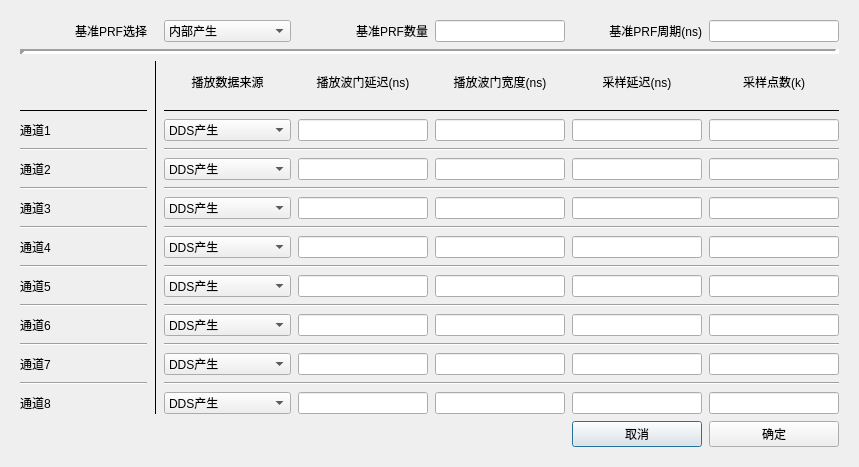
<?xml version="1.0" encoding="UTF-8"?>
<ui version="4.0">
 <class>Dialog</class>
 <widget class="QDialog" name="Dialog">
  <property name="geometry">
   <rect>
    <x>0</x>
    <y>0</y>
    <width>859</width>
    <height>467</height>
   </rect>
  </property>
  <property name="windowTitle">
   <string>Dialog</string>
  </property>
  <layout class="QVBoxLayout" name="verticalLayout">
   <item>
    <layout class="QGridLayout" name="gridLayout">
     <item row="0" column="0" colspan="2">
      <widget class="QFrame" name="gridFrame_2">
       <property name="minimumSize">
        <size>
         <width>0</width>
         <height>150</height>
        </size>
       </property>
       <layout class="QGridLayout" name="gridLayout_2">
        <item row="0" column="0">
         <layout class="QGridLayout" name="gridLayout_5" columnstretch="0,0,0,0,0,0,0">
          <property name="spacing">
           <number>7</number>
          </property>
          <item row="12" column="5">
           <widget class="QLineEdit" name="txt_sampling_delay_4">
            <property name="maximumSize">
             <size>
              <width>130</width>
              <height>16777215</height>
             </size>
            </property>
           </widget>
          </item>
          <item row="0" column="6">
           <widget class="QLineEdit" name="txt_prf_cyc">
            <property name="maximumSize">
             <size>
              <width>130</width>
              <height>16777215</height>
             </size>
            </property>
           </widget>
          </item>
          <item row="8" column="4">
           <widget class="QLineEdit" name="txt_gate_width_2">
            <property name="maximumSize">
             <size>
              <width>130</width>
              <height>16777215</height>
             </size>
            </property>
           </widget>
          </item>
          <item row="14" column="4">
           <widget class="QLineEdit" name="txt_gate_width_5">
            <property name="maximumSize">
             <size>
              <width>130</width>
              <height>16777215</height>
             </size>
            </property>
           </widget>
          </item>
          <item row="10" column="2">
           <widget class="QComboBox" name="select_source_3">
            <property name="maximumSize">
             <size>
              <width>130</width>
              <height>16777215</height>
             </size>
            </property>
            <item>
             <property name="text">
              <string>DDS产生</string>
             </property>
            </item>
            <item>
             <property name="text">
              <string>RAM预置</string>
             </property>
            </item>
            <item>
             <property name="text">
              <string>DDS调制</string>
             </property>
            </item>
           </widget>
          </item>
          <item row="4" column="4">
           <widget class="QLineEdit" name="txt_gate_width_0">
            <property name="maximumSize">
             <size>
              <width>130</width>
              <height>16777215</height>
             </size>
            </property>
           </widget>
          </item>
          <item row="14" column="3">
           <widget class="QLineEdit" name="txt_gate_delay_5">
            <property name="maximumSize">
             <size>
              <width>130</width>
              <height>16777215</height>
             </size>
            </property>
           </widget>
          </item>
          <item row="2" column="4">
           <widget class="QLabel" name="label_16">
            <property name="text">
             <string>播放波门宽度(ns)</string>
            </property>
            <property name="alignment">
             <set>Qt::AlignCenter</set>
            </property>
           </widget>
          </item>
          <item row="2" column="3">
           <widget class="QLabel" name="label_15">
            <property name="text">
             <string>播放波门延迟(ns)</string>
            </property>
            <property name="alignment">
             <set>Qt::AlignCenter</set>
            </property>
           </widget>
          </item>
          <item row="18" column="0">
           <widget class="QLabel" name="label_45">
            <property name="text">
             <string>通道8</string>
            </property>
           </widget>
          </item>
          <item row="2" column="6">
           <widget class="QLabel" name="label_18">
            <property name="text">
             <string>采样点数(k)</string>
            </property>
            <property name="alignment">
             <set>Qt::AlignCenter</set>
            </property>
           </widget>
          </item>
          <item row="7" column="0">
           <widget class="Line" name="line_3">
            <property name="orientation">
             <enum>Qt::Horizontal</enum>
            </property>
           </widget>
          </item>
          <item row="8" column="6">
           <widget class="QLineEdit" name="txt_sampling_points_2">
            <property name="maximumSize">
             <size>
              <width>130</width>
              <height>16777215</height>
             </size>
            </property>
           </widget>
          </item>
          <item row="7" column="2" colspan="5">
           <widget class="Line" name="line_10">
            <property name="orientation">
             <enum>Qt::Horizontal</enum>
            </property>
           </widget>
          </item>
          <item row="8" column="2">
           <widget class="QComboBox" name="select_source_2">
            <property name="maximumSize">
             <size>
              <width>130</width>
              <height>16777215</height>
             </size>
            </property>
            <item>
             <property name="text">
              <string>DDS产生</string>
             </property>
            </item>
            <item>
             <property name="text">
              <string>RAM预置</string>
             </property>
            </item>
            <item>
             <property name="text">
              <string>DDS调制</string>
             </property>
            </item>
           </widget>
          </item>
          <item row="6" column="6">
           <widget class="QLineEdit" name="txt_sampling_points_1">
            <property name="maximumSize">
             <size>
              <width>130</width>
              <height>16777215</height>
             </size>
            </property>
           </widget>
          </item>
          <item row="11" column="2" colspan="5">
           <widget class="Line" name="line_32">
            <property name="orientation">
             <enum>Qt::Horizontal</enum>
            </property>
           </widget>
          </item>
          <item row="13" column="2" colspan="5">
           <widget class="Line" name="line_33">
            <property name="orientation">
             <enum>Qt::Horizontal</enum>
            </property>
           </widget>
          </item>
          <item row="10" column="0">
           <widget class="QLabel" name="label_4">
            <property name="text">
             <string>通道4</string>
            </property>
           </widget>
          </item>
          <item row="6" column="2">
           <widget class="QComboBox" name="select_source_1">
            <property name="maximumSize">
             <size>
              <width>130</width>
              <height>16777215</height>
             </size>
            </property>
            <item>
             <property name="text">
              <string>DDS产生</string>
             </property>
            </item>
            <item>
             <property name="text">
              <string>RAM预置</string>
             </property>
            </item>
            <item>
             <property name="text">
              <string>DDS调制</string>
             </property>
            </item>
           </widget>
          </item>
          <item row="6" column="5">
           <widget class="QLineEdit" name="txt_sampling_delay_1">
            <property name="maximumSize">
             <size>
              <width>130</width>
              <height>16777215</height>
             </size>
            </property>
           </widget>
          </item>
          <item row="17" column="0">
           <widget class="Line" name="line_8">
            <property name="orientation">
             <enum>Qt::Horizontal</enum>
            </property>
           </widget>
          </item>
          <item row="4" column="6">
           <widget class="QLineEdit" name="txt_sampling_points_0">
            <property name="maximumSize">
             <size>
              <width>130</width>
              <height>16777215</height>
             </size>
            </property>
           </widget>
          </item>
          <item row="10" column="3">
           <widget class="QLineEdit" name="txt_gate_delay_3">
            <property name="maximumSize">
             <size>
              <width>130</width>
              <height>16777215</height>
             </size>
            </property>
           </widget>
          </item>
          <item row="10" column="5">
           <widget class="QLineEdit" name="txt_sampling_delay_3">
            <property name="maximumSize">
             <size>
              <width>130</width>
              <height>16777215</height>
             </size>
            </property>
           </widget>
          </item>
          <item row="8" column="3">
           <widget class="QLineEdit" name="txt_gate_delay_2">
            <property name="maximumSize">
             <size>
              <width>130</width>
              <height>16777215</height>
             </size>
            </property>
           </widget>
          </item>
          <item row="4" column="0">
           <widget class="QLabel" name="label">
            <property name="text">
             <string>通道1</string>
            </property>
           </widget>
          </item>
          <item row="16" column="0">
           <widget class="QLabel" name="label_41">
            <property name="text">
             <string>通道7</string>
            </property>
           </widget>
          </item>
          <item row="16" column="5">
           <widget class="QLineEdit" name="txt_sampling_delay_6">
            <property name="maximumSize">
             <size>
              <width>130</width>
              <height>16777215</height>
             </size>
            </property>
           </widget>
          </item>
          <item row="15" column="2" colspan="5">
           <widget class="Line" name="line_34">
            <property name="orientation">
             <enum>Qt::Horizontal</enum>
            </property>
           </widget>
          </item>
          <item row="6" column="3">
           <widget class="QLineEdit" name="txt_gate_delay_1">
            <property name="maximumSize">
             <size>
              <width>130</width>
              <height>16777215</height>
             </size>
            </property>
           </widget>
          </item>
          <item row="19" column="5">
           <widget class="QPushButton" name="btn_cancel">
            <property name="text">
             <string>取消</string>
            </property>
           </widget>
          </item>
          <item row="9" column="0">
           <widget class="Line" name="line_4">
            <property name="orientation">
             <enum>Qt::Horizontal</enum>
            </property>
           </widget>
          </item>
          <item row="4" column="3">
           <widget class="QLineEdit" name="txt_gate_delay_0">
            <property name="maximumSize">
             <size>
              <width>130</width>
              <height>16777215</height>
             </size>
            </property>
           </widget>
          </item>
          <item row="0" column="5">
           <widget class="QLabel" name="label_21">
            <property name="text">
             <string>基准PRF周期(ns)</string>
            </property>
            <property name="alignment">
             <set>Qt::AlignRight|Qt::AlignTrailing|Qt::AlignVCenter</set>
            </property>
           </widget>
          </item>
          <item row="8" column="0">
           <widget class="QLabel" name="label_3">
            <property name="text">
             <string>通道3</string>
            </property>
           </widget>
          </item>
          <item row="12" column="0">
           <widget class="QLabel" name="label_33">
            <property name="text">
             <string>通道5</string>
            </property>
           </widget>
          </item>
          <item row="2" column="1" rowspan="17">
           <widget class="Line" name="line">
            <property name="frameShadow">
             <enum>QFrame::Plain</enum>
            </property>
            <property name="orientation">
             <enum>Qt::Vertical</enum>
            </property>
           </widget>
          </item>
          <item row="0" column="2">
           <widget class="QComboBox" name="select_prf_src">
            <property name="maximumSize">
             <size>
              <width>130</width>
              <height>16777215</height>
             </size>
            </property>
            <item>
             <property name="text">
              <string>内部产生</string>
             </property>
            </item>
            <item>
             <property name="text">
              <string>外部输入</string>
             </property>
            </item>
           </widget>
          </item>
          <item row="14" column="6">
           <widget class="QLineEdit" name="txt_sampling_points_5">
            <property name="maximumSize">
             <size>
              <width>130</width>
              <height>16777215</height>
             </size>
            </property>
           </widget>
          </item>
          <item row="11" column="0">
           <widget class="Line" name="line_5">
            <property name="orientation">
             <enum>Qt::Horizontal</enum>
            </property>
           </widget>
          </item>
          <item row="3" column="0">
           <widget class="Line" name="line_12">
            <property name="frameShadow">
             <enum>QFrame::Plain</enum>
            </property>
            <property name="orientation">
             <enum>Qt::Horizontal</enum>
            </property>
           </widget>
          </item>
          <item row="0" column="3">
           <widget class="QLabel" name="label_19">
            <property name="text">
             <string>基准PRF数量</string>
            </property>
            <property name="alignment">
             <set>Qt::AlignRight|Qt::AlignTrailing|Qt::AlignVCenter</set>
            </property>
           </widget>
          </item>
          <item row="18" column="5">
           <widget class="QLineEdit" name="txt_sampling_delay_7">
            <property name="maximumSize">
             <size>
              <width>130</width>
              <height>16777215</height>
             </size>
            </property>
           </widget>
          </item>
          <item row="18" column="4">
           <widget class="QLineEdit" name="txt_gate_width_7">
            <property name="maximumSize">
             <size>
              <width>130</width>
              <height>16777215</height>
             </size>
            </property>
           </widget>
          </item>
          <item row="16" column="2">
           <widget class="QComboBox" name="select_source_6">
            <property name="maximumSize">
             <size>
              <width>130</width>
              <height>16777215</height>
             </size>
            </property>
            <item>
             <property name="text">
              <string>DDS产生</string>
             </property>
            </item>
            <item>
             <property name="text">
              <string>RAM预置</string>
             </property>
            </item>
            <item>
             <property name="text">
              <string>DDS调制</string>
             </property>
            </item>
           </widget>
          </item>
          <item row="0" column="4">
           <widget class="QLineEdit" name="txt_prf_cnt">
            <property name="maximumSize">
             <size>
              <width>130</width>
              <height>16777215</height>
             </size>
            </property>
           </widget>
          </item>
          <item row="1" column="0" colspan="7">
           <widget class="Line" name="line_13">
            <property name="minimumSize">
             <size>
              <width>0</width>
              <height>5</height>
             </size>
            </property>
            <property name="mouseTracking">
             <bool>false</bool>
            </property>
            <property name="focusPolicy">
             <enum>Qt::NoFocus</enum>
            </property>
            <property name="frameShadow">
             <enum>QFrame::Sunken</enum>
            </property>
            <property name="lineWidth">
             <number>5</number>
            </property>
            <property name="midLineWidth">
             <number>0</number>
            </property>
            <property name="orientation">
             <enum>Qt::Horizontal</enum>
            </property>
           </widget>
          </item>
          <item row="12" column="6">
           <widget class="QLineEdit" name="txt_sampling_points_4">
            <property name="maximumSize">
             <size>
              <width>130</width>
              <height>16777215</height>
             </size>
            </property>
           </widget>
          </item>
          <item row="14" column="2">
           <widget class="QComboBox" name="select_source_5">
            <property name="maximumSize">
             <size>
              <width>130</width>
              <height>16777215</height>
             </size>
            </property>
            <item>
             <property name="text">
              <string>DDS产生</string>
             </property>
            </item>
            <item>
             <property name="text">
              <string>RAM预置</string>
             </property>
            </item>
            <item>
             <property name="text">
              <string>DDS调制</string>
             </property>
            </item>
           </widget>
          </item>
          <item row="14" column="0">
           <widget class="QLabel" name="label_37">
            <property name="text">
             <string>通道6</string>
            </property>
           </widget>
          </item>
          <item row="9" column="2" colspan="5">
           <widget class="Line" name="line_31">
            <property name="orientation">
             <enum>Qt::Horizontal</enum>
            </property>
           </widget>
          </item>
          <item row="12" column="4">
           <widget class="QLineEdit" name="txt_gate_width_4">
            <property name="maximumSize">
             <size>
              <width>130</width>
              <height>16777215</height>
             </size>
            </property>
           </widget>
          </item>
          <item row="18" column="3">
           <widget class="QLineEdit" name="txt_gate_delay_7">
            <property name="maximumSize">
             <size>
              <width>130</width>
              <height>16777215</height>
             </size>
            </property>
           </widget>
          </item>
          <item row="12" column="2">
           <widget class="QComboBox" name="select_source_4">
            <property name="maximumSize">
             <size>
              <width>130</width>
              <height>16777215</height>
             </size>
            </property>
            <item>
             <property name="text">
              <string>DDS产生</string>
             </property>
            </item>
            <item>
             <property name="text">
              <string>RAM预置</string>
             </property>
            </item>
            <item>
             <property name="text">
              <string>DDS调制</string>
             </property>
            </item>
           </widget>
          </item>
          <item row="19" column="6">
           <widget class="QPushButton" name="btn_config">
            <property name="text">
             <string>确定</string>
            </property>
           </widget>
          </item>
          <item row="10" column="4">
           <widget class="QLineEdit" name="txt_gate_width_3">
            <property name="maximumSize">
             <size>
              <width>130</width>
              <height>16777215</height>
             </size>
            </property>
           </widget>
          </item>
          <item row="18" column="2">
           <widget class="QComboBox" name="select_source_7">
            <property name="maximumSize">
             <size>
              <width>130</width>
              <height>16777215</height>
             </size>
            </property>
            <item>
             <property name="text">
              <string>DDS产生</string>
             </property>
            </item>
            <item>
             <property name="text">
              <string>RAM预置</string>
             </property>
            </item>
            <item>
             <property name="text">
              <string>DDS调制</string>
             </property>
            </item>
           </widget>
          </item>
          <item row="13" column="0">
           <widget class="Line" name="line_6">
            <property name="orientation">
             <enum>Qt::Horizontal</enum>
            </property>
           </widget>
          </item>
          <item row="5" column="0">
           <widget class="Line" name="line_2">
            <property name="orientation">
             <enum>Qt::Horizontal</enum>
            </property>
           </widget>
          </item>
          <item row="8" column="5">
           <widget class="QLineEdit" name="txt_sampling_delay_2">
            <property name="maximumSize">
             <size>
              <width>130</width>
              <height>16777215</height>
             </size>
            </property>
           </widget>
          </item>
          <item row="4" column="2">
           <widget class="QComboBox" name="select_source_0">
            <property name="maximumSize">
             <size>
              <width>130</width>
              <height>16777215</height>
             </size>
            </property>
            <item>
             <property name="text">
              <string>DDS产生</string>
             </property>
            </item>
            <item>
             <property name="text">
              <string>RAM预置</string>
             </property>
            </item>
            <item>
             <property name="text">
              <string>DDS调制</string>
             </property>
            </item>
           </widget>
          </item>
          <item row="14" column="5">
           <widget class="QLineEdit" name="txt_sampling_delay_5">
            <property name="maximumSize">
             <size>
              <width>130</width>
              <height>16777215</height>
             </size>
            </property>
           </widget>
          </item>
          <item row="4" column="5">
           <widget class="QLineEdit" name="txt_sampling_delay_0">
            <property name="maximumSize">
             <size>
              <width>130</width>
              <height>16777215</height>
             </size>
            </property>
           </widget>
          </item>
          <item row="15" column="0">
           <widget class="Line" name="line_7">
            <property name="orientation">
             <enum>Qt::Horizontal</enum>
            </property>
           </widget>
          </item>
          <item row="5" column="2" colspan="5">
           <widget class="Line" name="line_9">
            <property name="orientation">
             <enum>Qt::Horizontal</enum>
            </property>
           </widget>
          </item>
          <item row="16" column="4">
           <widget class="QLineEdit" name="txt_gate_width_6">
            <property name="maximumSize">
             <size>
              <width>130</width>
              <height>16777215</height>
             </size>
            </property>
           </widget>
          </item>
          <item row="6" column="0">
           <widget class="QLabel" name="label_2">
            <property name="text">
             <string>通道2</string>
            </property>
           </widget>
          </item>
          <item row="17" column="2" colspan="5">
           <widget class="Line" name="line_35">
            <property name="orientation">
             <enum>Qt::Horizontal</enum>
            </property>
           </widget>
          </item>
          <item row="16" column="6">
           <widget class="QLineEdit" name="txt_sampling_points_6">
            <property name="maximumSize">
             <size>
              <width>130</width>
              <height>16777215</height>
             </size>
            </property>
           </widget>
          </item>
          <item row="6" column="4">
           <widget class="QLineEdit" name="txt_gate_width_1">
            <property name="maximumSize">
             <size>
              <width>130</width>
              <height>16777215</height>
             </size>
            </property>
           </widget>
          </item>
          <item row="2" column="5">
           <widget class="QLabel" name="label_17">
            <property name="text">
             <string>采样延迟(ns)</string>
            </property>
            <property name="alignment">
             <set>Qt::AlignCenter</set>
            </property>
           </widget>
          </item>
          <item row="0" column="0">
           <widget class="QLabel" name="label_20">
            <property name="text">
             <string>基准PRF选择</string>
            </property>
            <property name="alignment">
             <set>Qt::AlignRight|Qt::AlignTrailing|Qt::AlignVCenter</set>
            </property>
           </widget>
          </item>
          <item row="16" column="3">
           <widget class="QLineEdit" name="txt_gate_delay_6">
            <property name="maximumSize">
             <size>
              <width>130</width>
              <height>16777215</height>
             </size>
            </property>
           </widget>
          </item>
          <item row="3" column="2" colspan="5">
           <widget class="Line" name="line_11">
            <property name="frameShadow">
             <enum>QFrame::Plain</enum>
            </property>
            <property name="orientation">
             <enum>Qt::Horizontal</enum>
            </property>
           </widget>
          </item>
          <item row="10" column="6">
           <widget class="QLineEdit" name="txt_sampling_points_3">
            <property name="maximumSize">
             <size>
              <width>130</width>
              <height>16777215</height>
             </size>
            </property>
           </widget>
          </item>
          <item row="2" column="2">
           <widget class="QLabel" name="label_14">
            <property name="maximumSize">
             <size>
              <width>1000</width>
              <height>16777215</height>
             </size>
            </property>
            <property name="frameShadow">
             <enum>QFrame::Plain</enum>
            </property>
            <property name="text">
             <string>播放数据来源</string>
            </property>
            <property name="alignment">
             <set>Qt::AlignCenter</set>
            </property>
           </widget>
          </item>
          <item row="18" column="6">
           <widget class="QLineEdit" name="txt_sampling_points_7">
            <property name="maximumSize">
             <size>
              <width>130</width>
              <height>16777215</height>
             </size>
            </property>
           </widget>
          </item>
          <item row="12" column="3">
           <widget class="QLineEdit" name="txt_gate_delay_4">
            <property name="maximumSize">
             <size>
              <width>130</width>
              <height>16777215</height>
             </size>
            </property>
           </widget>
          </item>
         </layout>
        </item>
       </layout>
      </widget>
     </item>
    </layout>
   </item>
  </layout>
 </widget>
 <resources/>
 <connections/>
</ui>
